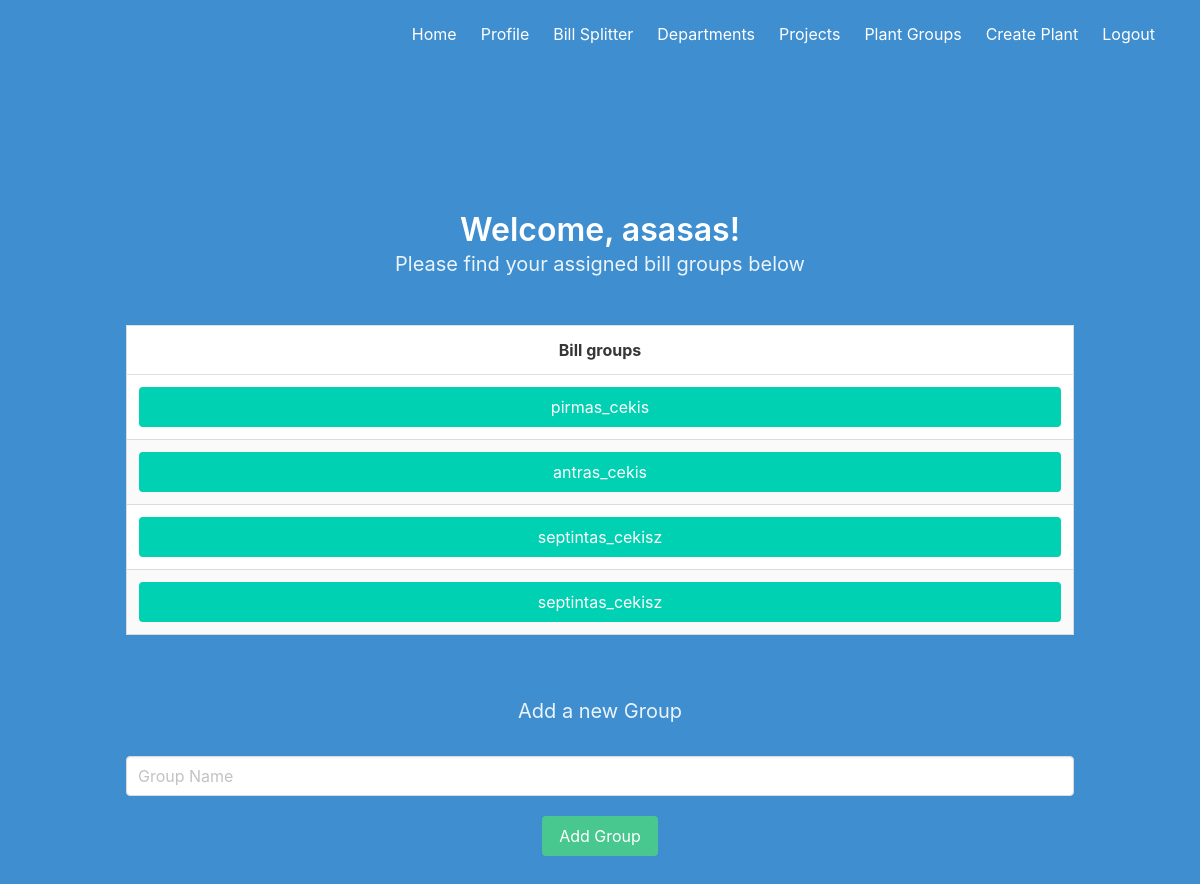
The app's page /groups (signed in) with its own data.
### project/models.py (models this page shows, shortened)
class User(UserMixin, db.Model):
    id = Column(Integer, primary_key=True)
    email = Column(String(100), unique=True)
    password = Column(String(100))
    name = Column(String(1000))

class BillGroups(db.Model):
    __tablename__ = 'bill_groups'
    id = Column(Integer, primary_key=True)
    group_name = Column(String(255), unique=True)
    bill_intermediaries = relationship("BillGroupIntermediary", back_populates="bill_groups")

### project/main.py (the view, shortened to what this page needs)
@main.route('/groups', methods=['GET', 'POST'])
@login_required
def groups():
    user_id = current_user.id
    user_groups = BillGroupIntermediary.query.filter_by(user_id=user_id).all()
    user_group_ids = [group.group_id for group in user_groups]
    groups = BillGroups.query.all()
    return render_template('groups.html', groups=groups, user_group_ids=user_group_ids, name=current_user.name)

### project/templates/groups.html
{% extends "base.html" %} {% block content %}
<section class="section mt-5">
  <div class="container">
    <h1 class="title text-center">Welcome, {{ name }}!</h1>
    <h2 class="subtitle text-center">
      Please find your assigned bill groups below
    </h2>
    <div class="table-container mt-5 mx-auto">
      <table class="table is-bordered is-striped">
        <thead>
          <tr>
            <th class="has-text-centered">Bill groups</th>
          </tr>
        </thead>
        <tbody>
          {% for group in groups %} {% if group.id in user_group_ids %}
          <tr>
            <td class="has-text-centered">
              <a
                href="{{ url_for('main.bill', bill_id=group.id) }}"
                class="button is-fullwidth is-primary"
                >{{ group.group_name }}</a
              >
            </td>
          </tr>
          {% endif %} {% endfor %}
        </tbody>
      </table>
    </div>
  </div>
  <div class="container mt-5">
    <h2 class="subtitle">Add a new Group</h2>
    <div class="field">
      <div class="control">
        <form method="POST" action="{{ url_for('main.groups') }}">
          <div class="field">
            <div class="control">
              <input
                type="text"
                name="group_name"
                class="input mt-2"
                placeholder="Group Name"
              />
            </div>
          </div>
          <div class="field">
            <div class="control">
              <button class="button is-success mt-2">Add Group</button>
            </div>
          </div>
        </form>
      </div>
    </div>
  </div>
</section>
{% endblock %}

### records on screen
User: name "asasas"
BillGroups: group_name "pirmas_cekis"
BillGroups: group_name "antras_cekis"
BillGroups: group_name "septintas_cekisz"
BillGroups: group_name "septintas_cekisz"
